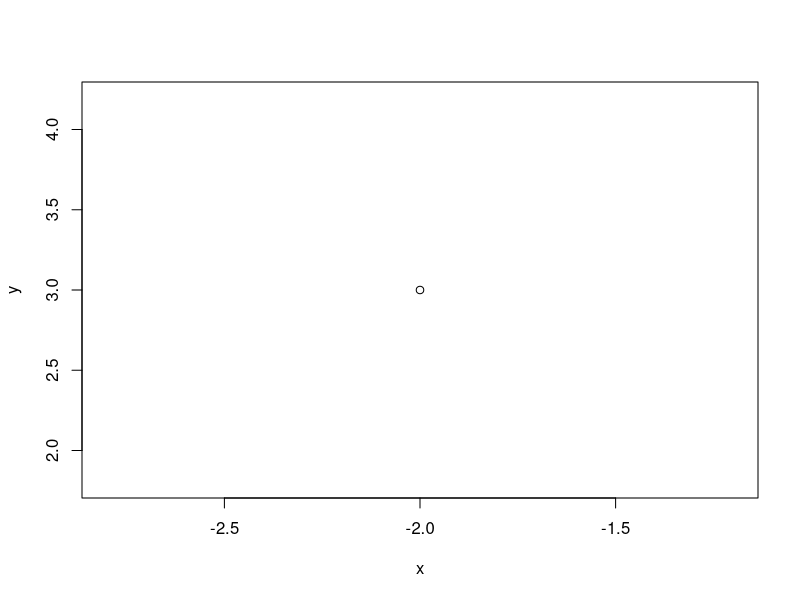
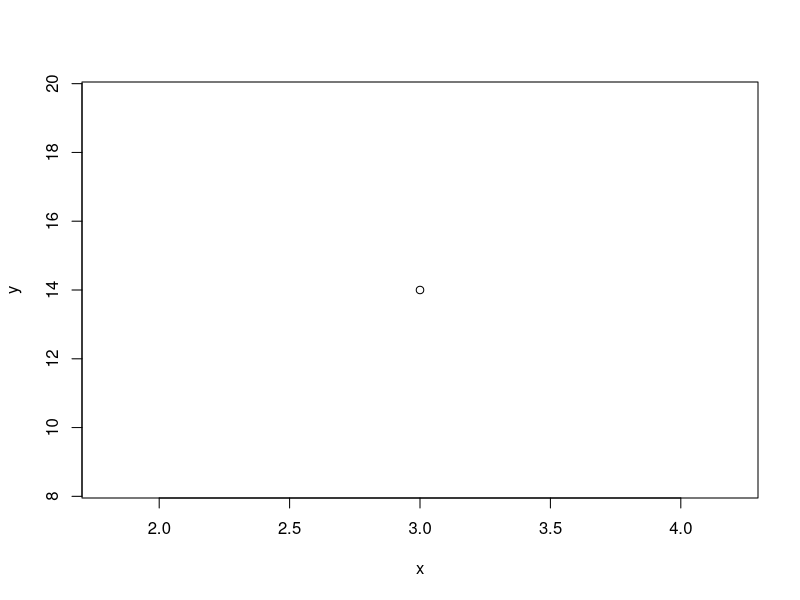

These figures' R source, in order: (Note: this script raises an error after producing the figures.)
fun <- function(x,z){
  if(x>=4 | x<=-4){
    stop("Invalid input")
    }
  if (x<0){
    y <- x^2+2*x+3
    }
  if (x>=0 & x<2){
    y <-x+3
    }
  if(x>=2){
    y<-x^2+4*x-7
    }
  print(c(x,y))
  if (z==TRUE){
    plot(x,y)
  }
}

fun(-2,TRUE)
fun(1,FALSE)
fun(3,TRUE)
fun(5,FALSE)